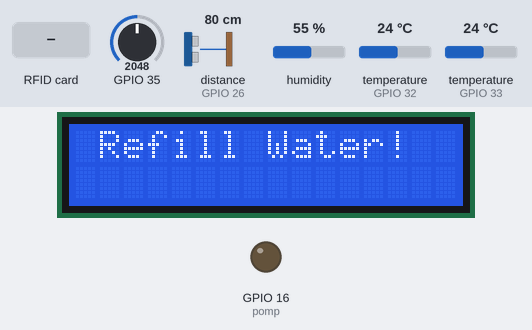
The sketch below on a simulated ESP32. On the bench: 16×2 character LCD, output pins drawn as LEDs (lit = HIGH). Wiring (inferred from the names in the program): ultrasonic range finder: trigger GPIO 27; echo GPIO 26. The test bench sets the inputs (shaded band); at power-on: distance to the obstacle (sensor on GPIO 26) 80 cm, humidity 55 %, temperature (sensors on GPIO 32, GPIO 33) 24 °C, GPIO 35 = 2048. The echo pulse lasts 58.3 µs per cm; WiFi joins after 1.5 s; servers stay silent unless stated; no MQTT or app messages arrive unless stated; pins used as bus, display or sensor lines are not drawn; what the sketch prints to the serial monitor is not drawn.

Above: at 6.5 s.
6.6 s: distance to the obstacle (sensor on GPIO 26) set to 24 cm
13.0 s: distance to the obstacle (sensor on GPIO 26) set to 19 cm
At 18.8 s:
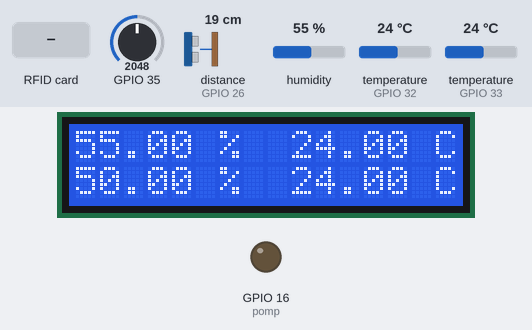
19.2 s: humidity set to 22 %
At 22.4 s:
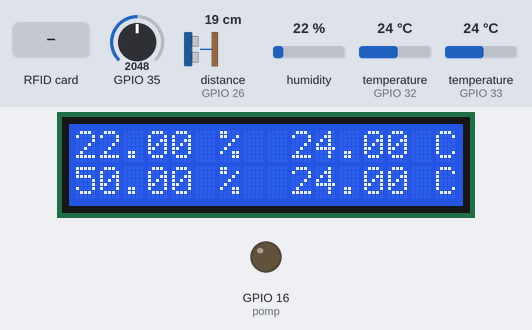
23.0 s: temperature (sensor on GPIO 32) set to 12 °C
At 26.0 s:
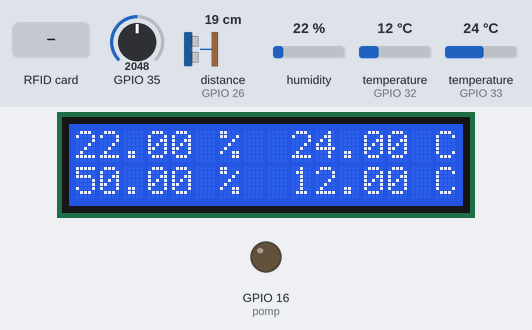
26.9 s: GPIO 35 set to 2866
At 29.6 s:
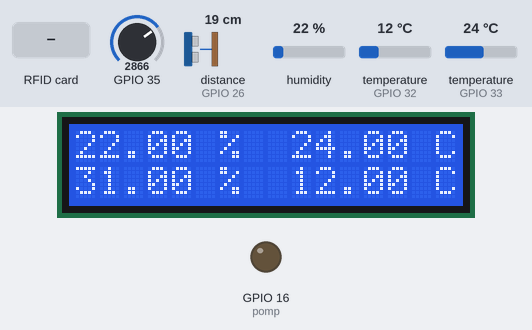
30.7 s: RFID card A3 37 CE 26 held to the reader
At 36.7 s:
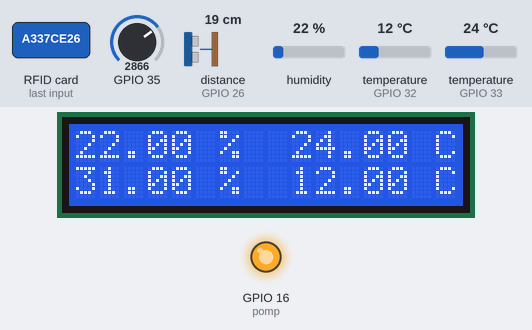
Timing chart, 0 to 38.2 s (numbered marks = the images above; inputs shaded):
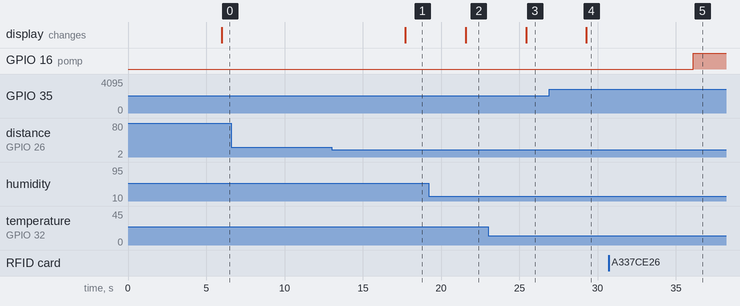

Measured:
- the behaviour switches between 22 and 21 cm on distance to the obstacle (sensor on GPIO 26) (found by bisection; images 0 and 1)
- after the input at 6.6 s, every drawn part: stays the same
- after the input at 13.0 s, the display: changes after 4.7 s (image 1)
- after the input at 19.2 s, the display: changes after 2.4 s (image 2)
- after the input at 23.0 s, the display: changes after 2.4 s (image 3)
- after the input at 26.9 s, the display: changes after 2.4 s (image 4)
- after the input at 30.7 s, GPIO 16 (pomp): LOW → HIGH after 5.4 s

The sketch:

Serre2.ino
```cpp
#include <SPI.h>
#include <MFRC522.h>
#include <WiFi.h>
#include <PubSubClient.h>

#define SS_PIN 4
#define RST_PIN 25
MFRC522 mfrc522(SS_PIN, RST_PIN);  // Create MFRC522 instance.

#include "DHT.h"
#define DHTPIN 33
#define DHTTYPE DHT11  // DHT 11
DHT dht(DHTPIN, DHTTYPE);

#include <OneWire.h>
#include <DallasTemperature.h>
const int oneWireBus = 32;
OneWire oneWire(oneWireBus);
DallasTemperature sensors(&oneWire);

#include <LiquidCrystal_I2C.h>
int lcdColumns = 16;
int lcdRows = 2;
LiquidCrystal_I2C lcd(0x27, lcdColumns, lcdRows);

//////////////////////////////////////////

const char* ssid = "nieuweserre";
const char* password = "Ferrefien";

// MQTT instellingen
const char* mqtt_server = "192.168.0.200";
const int mqtt_port = 1883;
const char* mqttUser = "robbe";
const char* mqttPassword = "VDS1";

WiFiClient espClient;
PubSubClient client(espClient);

const int pomp = 16;  //pomp
const int vent = 13;  //vent
const int trigPin = 27;
const int echoPin = 26;
long duration, cm;

float LT;  //lucht temp
float LV;  //lucht Hum
float BT;  //bodem Temp
float BV;  //bodem Hum

float WP;  //water pomp status
float V;   //ventilator status

float ds18b20 = sensors.getTempCByIndex(0);
float BVsensor = map(analogRead(35), 0, 4095, 100, 0);

void setup() {
  Serial.begin(115200);  // Initiate a serial communication

  pinMode(BVsensor, INPUT);
  pinMode(pomp, OUTPUT);
  pinMode(trigPin, OUTPUT);
  pinMode(echoPin, INPUT);

  lcd.init();
  lcd.backlight();
  SPI.begin();         // Initiate  SPI bus
  mfrc522.PCD_Init();  // Initiate MFRC522
  dht.begin();
  sensors.begin();

  WiFi.begin(ssid, password);

  while (WiFi.status() != WL_CONNECTED) {
    delay(5000);
    Serial.println("Verbinding maken met WiFi...");
  }

  Serial.println("Verbonden met WiFi");
  Serial.print("IP-adres: ");
  Serial.println(WiFi.localIP());

  client.setServer(mqtt_server, mqtt_port);
}

void loop() {

  if (!client.connected()) {
    reconnect();
  }
  client.loop();

  sensors.requestTemperatures();
  float ds18b20 = sensors.getTempCByIndex(0);
  float BVsensor = map(analogRead(35), 0, 4095, 100, 0);

  digitalWrite(trigPin, LOW);
  delayMicroseconds(5);
  digitalWrite(trigPin, HIGH);
  delayMicroseconds(10);
  digitalWrite(trigPin, LOW);

  pinMode(echoPin, INPUT);
  duration = pulseIn(echoPin, HIGH);

  cm = (duration / 2) / 29.1;

  float afstand = map(cm, 8, 28, 100, 0);

  if (cm < 22) {
    lcd.clear();
    lcd.setCursor(0, 0);
    lcd.print(dht.readHumidity());
    lcd.print(" %");

    lcd.setCursor(9, 0);
    lcd.print(dht.readTemperature());
    lcd.print(" C");

    lcd.setCursor(0, 1);
    lcd.print(BVsensor);
    lcd.print(" %");

    lcd.setCursor(9, 1);
    lcd.print(ds18b20);
    lcd.print(" C");

  } else if (cm > 22) {
    lcd.clear();
    lcd.setCursor(1, 0);
    lcd.print("Refill Water!");
    delay(2000);
  }

  Serial.println(dht.readHumidity());
  Serial.println(dht.readTemperature());
  Serial.println(BVsensor);
  Serial.println(ds18b20);
  Serial.print(afstand);
  Serial.print(" %  ");
  Serial.print(cm);
  Serial.println(" cm");

  String payload1 = String(dht.readTemperature());
  String payload2 = String(dht.readHumidity());
  String payload3 = String(ds18b20);
  String payload4 = String(BVsensor);
  String payload5 = String(LT);
  String payload6 = String(LV);
  String payload7 = String(BT);
  String payload8 = String(BV);
  String payload9 = String(V);
  String payload10 = String(WP);
  String payload11 = String(afstand);

  client.publish("serre/dht11/Temperature", payload1.c_str());
  client.publish("serre/dht11/Humidity", payload2.c_str());
  client.publish("serre/ds18b20/bodemtemp", payload3.c_str());
  client.publish("serre/BVsensor/bodemvocht", payload4.c_str());
  client.publish("serre/LT/Gevraagde lucht temp", payload5.c_str());
  client.publish("serre/LV/Gevnraagde lucht hum", payload6.c_str());
  client.publish("serre/BT/gevraagde bodem temp", payload7.c_str());
  client.publish("serre/BV/gevraagde bodem hum", payload8.c_str());
  client.publish("serre/Ventilator/Status vent", payload9.c_str());
  client.publish("serre/Water pomp/Status pomp", payload10.c_str());
  client.publish("serre/Water tank/Water niveau", payload11.c_str());
  delay(3000);

  if (BVsensor < BV - 3) {  //water pomp
    WP = 1;
    digitalWrite(pomp, HIGH);
  }
  if (BVsensor > BV + 3) {
    WP = 0;
    digitalWrite(pomp, LOW);
  }

  if (dht.readTemperature() > LT + 3) {  //Ventilator
    V = 1;
    digitalWrite(vent, HIGH);
  }
  if (dht.readTemperature() < LT - 3) {
    V = 0;
    digitalWrite(vent, LOW);
  }


  // Look for new cards
  if (!mfrc522.PICC_IsNewCardPresent()) {
    return;
  }
  // Select one of the cards
  if (!mfrc522.PICC_ReadCardSerial()) {
    return;
  }

  //Show UID on serial monitor
  Serial.print("UID tag :");
  String content = "";
  byte letter;
  for (byte i = 0; i < mfrc522.uid.size; i++) {
    Serial.print(mfrc522.uid.uidByte[i] < 0x10 ? " 0" : " ");
    Serial.print(mfrc522.uid.uidByte[i], HEX);
    content.concat(String(mfrc522.uid.uidByte[i] < 0x10 ? " 0" : " "));
    content.concat(String(mfrc522.uid.uidByte[i], HEX));
  }

  Serial.println();
  Serial.println("Message : ");
  content.toUpperCase();

  if (content.substring(1) == "63 3F 55 14") {  //Tijm
    LT = 30;
    LV = 65;
    BT = 20;
    BV = 0;
  }
  if (content.substring(1) == "A3 37 CE 26") {  //Paprika
    LT = 10;
    LV = 65;
    BT = 20;
    BV = 50;
  }

  Serial.println(LT);
  Serial.println(LV);
  Serial.println(BT);
  Serial.println(BV);
}

void reconnect() {
  while (!client.connected()) {
    Serial.println("Verbinding maken met MQTT Broker...");

    if (client.connect("DHT11Client", mqttUser, mqttPassword)) {
      Serial.println("Verbonden met MQTT Broker");
    } else {
      Serial.print("Fout bij het verbinden met MQTT Broker. Foutcode: ");
      Serial.print(client.state());
      Serial.println(" Opnieuw proberen");
    }
  }
}
```
